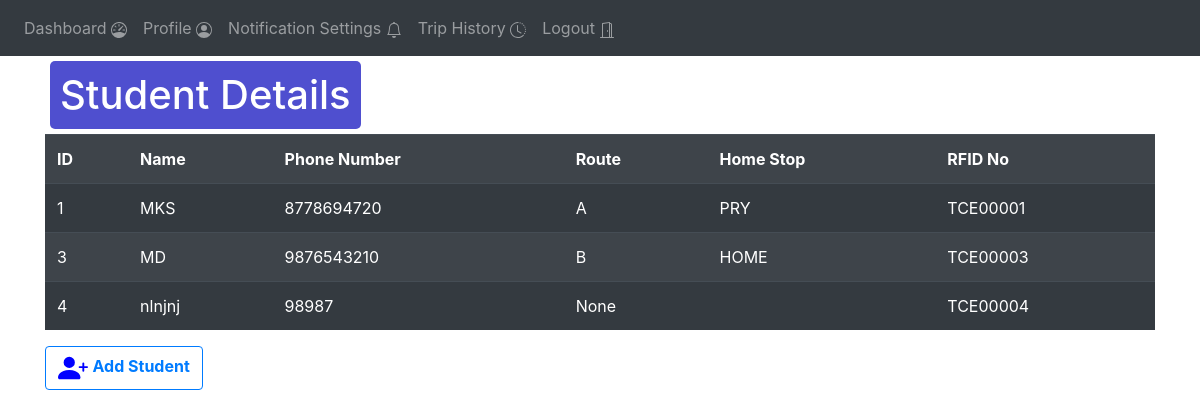
Before: /admin-user-management (signed in) with the older database file.
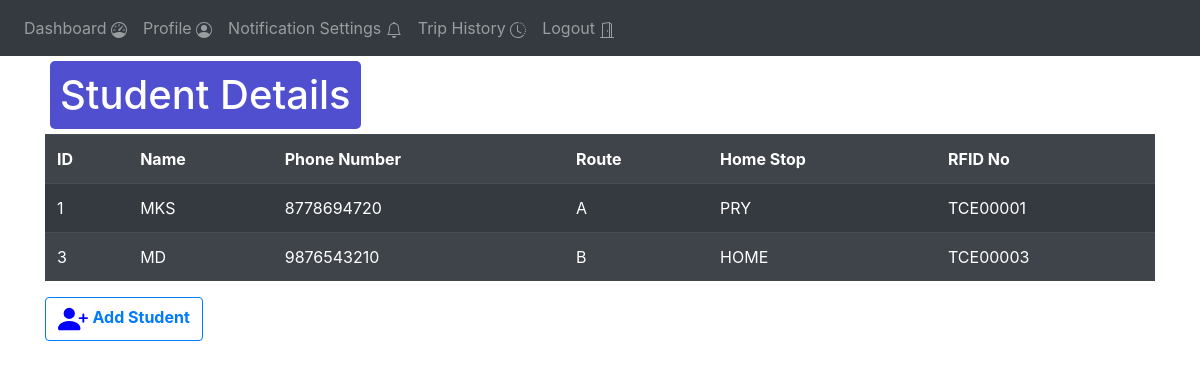
After: the same page with the newer database file.
### website/models.py (models this page shows)
class User(db.Model, UserMixin):
    id = db.Column(db.Integer, primary_key=True)
    name = db.Column(db.String(30))
    email = db.Column(db.String(50), unique=True)
    password = db.Column(db.String(25))
    phone_number = db.Column(db.String(15))
    type = db.Column(db.String(1))
    rfid_number = db.Column(db.String(10))

class Student_details(db.Model , UserMixin):
    id = db.Column(db.Integer, primary_key=True)
    route = db.Column(db.String(1))
    parents_phone = db.Column(db.String(15))
    student_chat_id = db.Column(db.String(30))
    parent_chat_id = db.Column(db.String(30))
    trigger_phase = db.Column(db.String(30))
    home_phase = db.Column(db.String(30))
    alrt_s_before_stop = db.Column(db.String(1))
    alrt_s_stop_reached = db.Column(db.String(1))
    alrt_s_trip_initiated = db.Column(db.String(1))
    alrt_p_boarded_bus = db.Column(db.String(1))
    alrt_p_before_stop = db.Column(db.String(1))
    alrt_p_smart_alert = db.Column(db.String(1))

### website/views.py (the view)
@views.route('/admin-user-management', methods=['GET', 'POST'])
@login_required
def admin_user_management():
    students = User.query.filter_by(type = "S").all()
    student_details = Student_details.query.all()
    return render_template("admin_user_management.html" , user = current_user , students= students , student_details=student_details )

### website/__init__.py (called while the page is built)
def create_app():
    app = Flask(__name__)
    app.config['SECRET_KEY'] = '#itsactuallyapassword'
    app.config['SQLALCHEMY_DATABASE_URI'] = f'sqlite:///{DB_NAME}'
    db.init_app(app)
    from .views import views
    from .auth import auth
    app.register_blueprint(views, url_prefix='/')
    app.register_blueprint(auth, url_prefix='/')
    from .models import User
    create_database(app)
    login_manager = LoginManager()
    login_manager.login_view = 'auth.login'
    login_manager.init_app(app)
    @login_manager.user_loader
    def load_user(id):
        return User.query.get(int(id))
    return app

### website/templates/admin_user_management.html (shortened to what this page needs)
{% extends "base.html" %}
{% block content %}
<div>
    <h1 align="center" class="heading">Student Details</h1>
    <table class="table table-striped table-dark">
        <tr>
            <th>ID</th>
            <th>Name</th>
            <th>Phone Number</th>
            <th>Route</th>
            <th>Home Stop</th>
            <th>RFID No</th>
        </tr>
        {% for s in students%}
        <tr>
            <td>{{s.id}}</td>
            <td>{{s.name}}</td>
            <td>{{s.phone_number}}</td>
            <td>
                {% for sd in student_details%}
                {%if s.id == sd.id %}
                {{sd.route}}
                {%endif%}
                {%endfor%}
            </td>
            <td>
                {% for sd in student_details%}
                {%if s.id == sd.id%}
                {{sd.home_phase}}
                {%endif%}
                {%endfor%}
            </td>
            <td>{{s.rfid_number}}</td>
        </tr>
        {%endfor%}
    </table>
    <a class="btn btn-outline-primary" href="/sign-up" >
        <b> Add Student</b>
    </a>
</div>
{% endblock %}

Changed rows visible on the page:
removed User: id "4", name "nlnjnj", phone_number "98987", rfid_number "TCE00004"
no longer on this page (row unchanged): Student_details: route "None", shown under "4"
